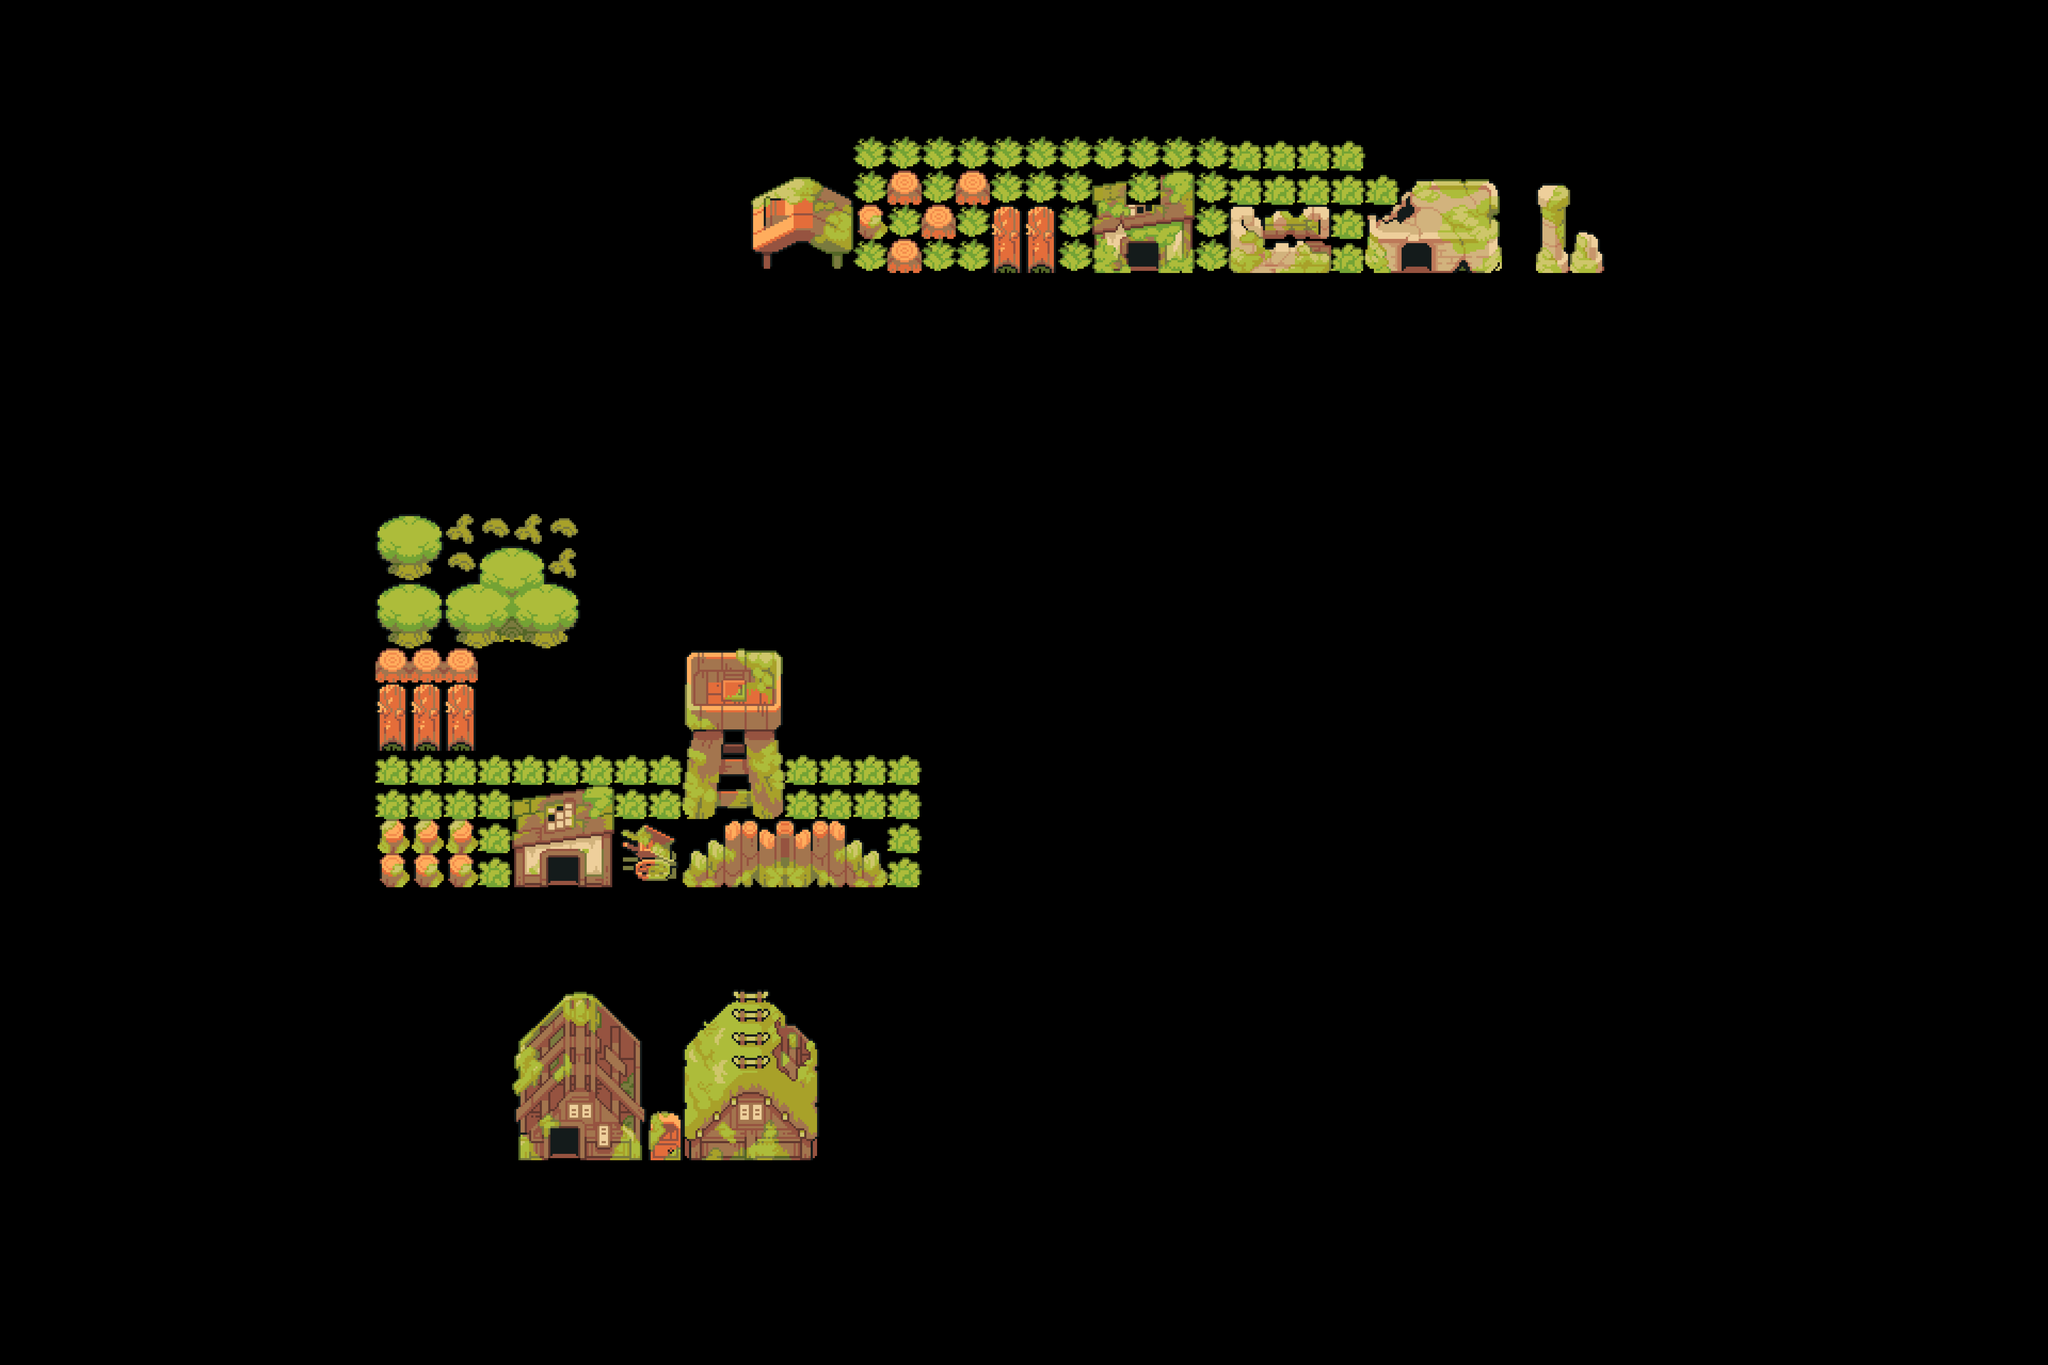

A level layout from a 2D game, rendered from its tile map. Below: a short description, then the map file with its tile-grid data intact:
An orthogonal 60x40 tile map with 80x80 px tiles, 1 tile layer (Tile Layer 1).

<map version="1.10" tiledversion="1.11.0" orientation="orthogonal" renderorder="right-down" width="60" height="40" tilewidth="80" tileheight="80" infinite="0" nextlayerid="2" nextobjectid="1">
 <tileset firstgid="1" source="TilesetVillageAbandoned.tsx" />
 <layer id="1" name="Tile Layer 1" width="60" height="40">
  <data encoding="csv">
0,0,0,0,0,0,0,0,0,0,0,0,0,0,0,0,0,0,0,0,0,0,0,0,0,0,0,0,0,0,0,0,0,0,0,0,0,0,0,0,0,0,0,0,0,0,0,0,0,0,0,0,0,0,0,0,0,0,0,0,
0,0,0,0,0,0,0,0,0,0,0,0,0,0,0,0,0,0,0,0,0,0,0,0,0,0,0,0,0,0,0,0,0,0,0,0,0,0,0,0,0,0,0,0,0,0,0,0,0,0,0,0,0,0,0,0,0,0,0,0,
0,0,0,0,0,0,0,0,0,0,0,0,0,0,0,0,0,0,0,0,0,0,0,0,0,0,0,0,0,0,0,0,0,0,0,0,0,0,0,0,0,0,0,0,0,0,0,0,0,0,0,0,0,0,0,0,0,0,0,0,
0,0,0,0,0,0,0,0,0,0,0,0,0,0,0,0,0,0,0,0,0,0,0,0,0,0,0,0,0,0,0,0,0,0,0,0,0,0,0,0,0,0,0,0,0,0,0,0,0,0,0,0,0,0,0,0,0,0,0,0,
0,0,0,0,0,0,0,0,0,0,0,0,0,0,0,0,0,0,0,0,0,0,0,0,0,106,106,106,106,106,106,106,106,106,106,106,105,105,105,105,0,0,0,0,0,0,0,0,0,0,0,0,0,0,0,0,0,0,0,0,
0,0,0,0,0,0,0,0,0,0,0,0,0,0,0,0,0,0,0,0,0,0,18,19,20,106,167,106,167,106,106,106,12,106,14,106,105,105,105,105,105,2,3,4,0,63,0,0,0,0,0,0,0,0,0,0,0,0,0,0,
0,0,0,0,0,0,0,0,0,0,0,0,0,0,0,0,0,0,0,0,0,0,38,39,40,149,106,167,106,127,127,106,32,33,34,106,78,79,80,105,21,22,23,24,0,83,64,0,0,0,0,0,0,0,0,0,0,0,0,0,
0,0,0,0,0,0,0,0,0,0,0,0,0,0,0,0,0,0,0,0,0,0,58,59,60,106,167,106,106,147,147,106,52,53,54,106,98,99,100,105,41,42,43,44,0,103,84,0,0,0,0,0,0,0,0,0,0,0,0,0,
0,0,0,0,0,0,0,0,0,0,0,0,0,0,0,0,0,0,0,0,0,0,0,0,0,0,0,0,0,0,0,0,0,0,0,0,0,0,0,0,0,0,0,0,0,0,0,0,0,0,0,0,0,0,0,0,0,0,0,0,
0,0,0,0,0,0,0,0,0,0,0,0,0,0,0,0,0,0,0,0,0,0,0,0,0,0,0,0,0,0,0,0,0,0,0,0,0,0,0,0,0,0,0,0,0,0,0,0,0,0,0,0,0,0,0,0,0,0,0,0,
0,0,0,0,0,0,0,0,0,0,0,0,0,0,0,0,0,0,0,0,0,0,0,0,0,0,0,0,0,0,0,0,0,0,0,0,0,0,0,0,0,0,0,0,0,0,0,0,0,0,0,0,0,0,0,0,0,0,0,0,
0,0,0,0,0,0,0,0,0,0,0,0,0,0,0,0,0,0,0,0,0,0,0,0,0,0,0,0,0,0,0,0,0,0,0,0,0,0,0,0,0,0,0,0,0,0,0,0,0,0,0,0,0,0,0,0,0,0,0,0,
0,0,0,0,0,0,0,0,0,0,0,0,0,0,0,0,0,0,0,0,0,0,0,0,0,0,0,0,0,0,0,0,0,0,0,0,0,0,0,0,0,0,0,0,0,0,0,0,0,0,0,0,0,0,0,0,0,0,0,0,
0,0,0,0,0,0,0,0,0,0,0,0,0,0,0,0,0,0,0,0,0,0,0,0,0,0,0,0,0,0,0,0,0,0,0,0,0,0,0,0,0,0,0,0,0,0,0,0,0,0,0,0,0,0,0,0,0,0,0,0,
0,0,0,0,0,0,0,0,0,0,0,0,0,0,0,0,0,0,0,0,0,0,0,0,0,0,0,0,0,0,0,0,0,0,0,0,0,0,0,0,0,0,0,0,0,0,0,0,0,0,0,0,0,0,0,0,0,0,0,0,
0,0,0,0,0,0,0,0,0,0,0,185,186,226,225,226,225,0,0,0,0,0,0,0,0,0,0,0,0,0,0,0,0,0,0,0,0,0,0,0,0,0,0,0,0,0,0,0,0,0,0,0,0,0,0,0,0,0,0,0,
0,0,0,0,0,0,0,0,0,0,0,205,206,225,182,183,226,0,0,0,0,0,0,0,0,0,0,0,0,0,0,0,0,0,0,0,0,0,0,0,0,0,0,0,0,0,0,0,0,0,0,0,0,0,0,0,0,0,0,0,
0,0,0,0,0,0,0,0,0,0,0,185,186,201,202,203,204,0,0,0,0,0,0,0,0,0,0,0,0,0,0,0,0,0,0,0,0,0,0,0,0,0,0,0,0,0,0,0,0,0,0,0,0,0,0,0,0,0,0,0,
0,0,0,0,0,0,0,0,0,0,0,205,206,221,222,223,224,0,0,0,0,0,0,0,0,0,0,0,0,0,0,0,0,0,0,0,0,0,0,0,0,0,0,0,0,0,0,0,0,0,0,0,0,0,0,0,0,0,0,0,
0,0,0,0,0,0,0,0,0,0,0,167,167,167,0,0,0,0,0,0,15,16,17,0,0,0,0,0,0,0,0,0,0,0,0,0,0,0,0,0,0,0,0,0,0,0,0,0,0,0,0,0,0,0,0,0,0,0,0,0,
0,0,0,0,0,0,0,0,0,0,0,127,127,127,0,0,0,0,0,0,35,36,37,0,0,0,0,0,0,0,0,0,0,0,0,0,0,0,0,0,0,0,0,0,0,0,0,0,0,0,0,0,0,0,0,0,0,0,0,0,
0,0,0,0,0,0,0,0,0,0,0,147,147,147,0,0,0,0,0,0,55,56,57,0,0,0,0,0,0,0,0,0,0,0,0,0,0,0,0,0,0,0,0,0,0,0,0,0,0,0,0,0,0,0,0,0,0,0,0,0,
0,0,0,0,0,0,0,0,0,0,0,105,105,105,105,105,105,105,105,105,75,76,77,105,105,105,105,0,0,0,0,0,0,0,0,0,0,0,0,0,0,0,0,0,0,0,0,0,0,0,0,0,0,0,0,0,0,0,0,0,
0,0,0,0,0,0,0,0,0,0,0,105,105,105,105,72,73,74,105,105,95,96,97,105,105,105,105,0,0,0,0,0,0,0,0,0,0,0,0,0,0,0,0,0,0,0,0,0,0,0,0,0,0,0,0,0,0,0,0,0,
0,0,0,0,0,0,0,0,0,0,0,148,148,148,105,92,93,94,150,151,2147483840,2147483839,2147483838,190,191,192,105,0,0,0,0,0,0,0,0,0,0,0,0,0,0,0,0,0,0,0,0,0,0,0,0,0,0,0,0,0,0,0,0,0,
0,0,0,0,0,0,0,0,0,0,0,149,149,149,105,112,113,114,170,171,2147483860,2147483859,2147483858,210,211,212,105,0,0,0,0,0,0,0,0,0,0,0,0,0,0,0,0,0,0,0,0,0,0,0,0,0,0,0,0,0,0,0,0,0,
0,0,0,0,0,0,0,0,0,0,0,0,0,0,0,0,0,0,0,0,0,0,0,0,0,0,0,0,0,0,0,0,0,0,0,0,0,0,0,0,0,0,0,0,0,0,0,0,0,0,0,0,0,0,0,0,0,0,0,0,
0,0,0,0,0,0,0,0,0,0,0,0,0,0,0,0,0,0,0,0,0,0,0,0,0,0,0,0,0,0,0,0,0,0,0,0,0,0,0,0,0,0,0,0,0,0,0,0,0,0,0,0,0,0,0,0,0,0,0,0,
0,0,0,0,0,0,0,0,0,0,0,0,0,0,0,0,0,0,0,0,0,0,0,0,0,0,0,0,0,0,0,0,0,0,0,0,0,0,0,0,0,0,0,0,0,0,0,0,0,0,0,0,0,0,0,0,0,0,0,0,
0,0,0,0,0,0,0,0,0,0,0,0,0,0,0,133,134,135,136,0,117,118,119,120,0,0,0,0,0,0,0,0,0,0,0,0,0,0,0,0,0,0,0,0,0,0,0,0,0,0,0,0,0,0,0,0,0,0,0,0,
0,0,0,0,0,0,0,0,0,0,0,0,0,0,0,153,154,155,156,0,137,138,139,140,0,0,0,0,0,0,0,0,0,0,0,0,0,0,0,0,0,0,0,0,0,0,0,0,0,0,0,0,0,0,0,0,0,0,0,0,
0,0,0,0,0,0,0,0,0,0,0,0,0,0,0,173,174,175,176,0,157,158,159,160,0,0,0,0,0,0,0,0,0,0,0,0,0,0,0,0,0,0,0,0,0,0,0,0,0,0,0,0,0,0,0,0,0,0,0,0,
0,0,0,0,0,0,0,0,0,0,0,0,0,0,0,193,194,195,196,217,177,178,179,180,0,0,0,0,0,0,0,0,0,0,0,0,0,0,0,0,0,0,0,0,0,0,0,0,0,0,0,0,0,0,0,0,0,0,0,0,
0,0,0,0,0,0,0,0,0,0,0,0,0,0,0,213,214,215,216,237,197,198,199,200,0,0,0,0,0,0,0,0,0,0,0,0,0,0,0,0,0,0,0,0,0,0,0,0,0,0,0,0,0,0,0,0,0,0,0,0,
0,0,0,0,0,0,0,0,0,0,0,0,0,0,0,0,0,0,0,0,0,0,0,0,0,0,0,0,0,0,0,0,0,0,0,0,0,0,0,0,0,0,0,0,0,0,0,0,0,0,0,0,0,0,0,0,0,0,0,0,
0,0,0,0,0,0,0,0,0,0,0,0,0,0,0,0,0,0,0,0,0,0,0,0,0,0,0,0,0,0,0,0,0,0,0,0,0,0,0,0,0,0,0,0,0,0,0,0,0,0,0,0,0,0,0,0,0,0,0,0,
0,0,0,0,0,0,0,0,0,0,0,0,0,0,0,0,0,0,0,0,0,0,0,0,0,0,0,0,0,0,0,0,0,0,0,0,0,0,0,0,0,0,0,0,0,0,0,0,0,0,0,0,0,0,0,0,0,0,0,0,
0,0,0,0,0,0,0,0,0,0,0,0,0,0,0,0,0,0,0,0,0,0,0,0,0,0,0,0,0,0,0,0,0,0,0,0,0,0,0,0,0,0,0,0,0,0,0,0,0,0,0,0,0,0,0,0,0,0,0,0,
0,0,0,0,0,0,0,0,0,0,0,0,0,0,0,0,0,0,0,0,0,0,0,0,0,0,0,0,0,0,0,0,0,0,0,0,0,0,0,0,0,0,0,0,0,0,0,0,0,0,0,0,0,0,0,0,0,0,0,0,
0,0,0,0,0,0,0,0,0,0,0,0,0,0,0,0,0,0,0,0,0,0,0,0,0,0,0,0,0,0,0,0,0,0,0,0,0,0,0,0,0,0,0,0,0,0,0,0,0,0,0,0,0,0,0,0,0,0,0,0
</data>
 </layer>
</map>